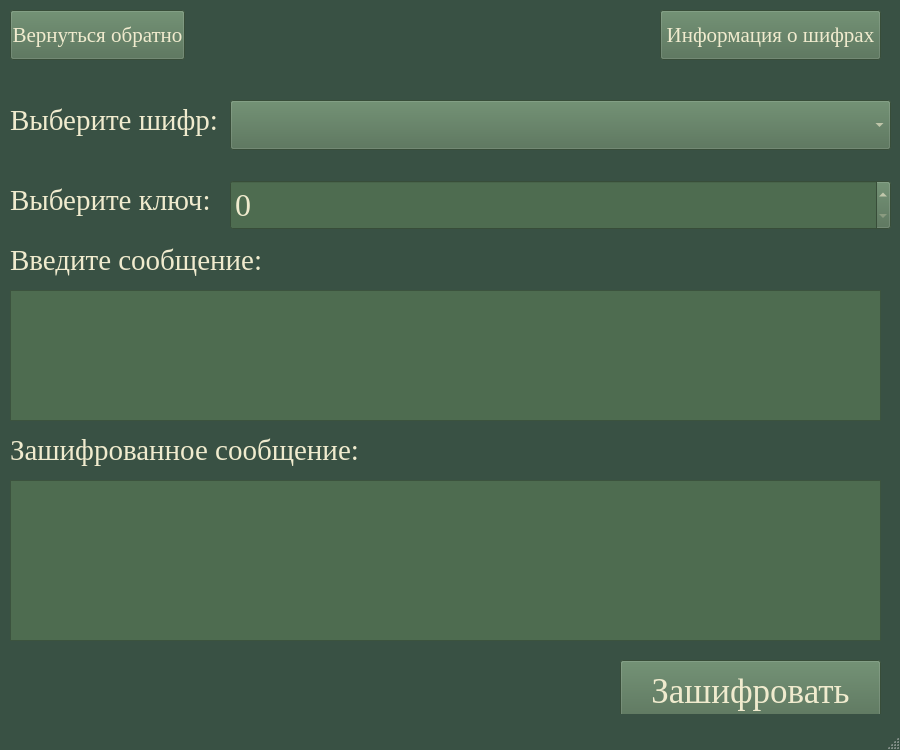
<?xml version="1.0" encoding="UTF-8"?>
<ui version="4.0">
 <class>MainWindow</class>
 <widget class="QMainWindow" name="MainWindow">
  <property name="geometry">
   <rect>
    <x>0</x>
    <y>0</y>
    <width>900</width>
    <height>750</height>
   </rect>
  </property>
  <property name="palette">
   <palette>
    <active>
     <colorrole role="WindowText">
      <brush brushstyle="SolidPattern">
       <color alpha="255">
        <red>240</red>
        <green>235</green>
        <blue>206</blue>
       </color>
      </brush>
     </colorrole>
     <colorrole role="Base">
      <brush brushstyle="SolidPattern">
       <color alpha="255">
        <red>255</red>
        <green>255</green>
        <blue>255</blue>
       </color>
      </brush>
     </colorrole>
     <colorrole role="Window">
      <brush brushstyle="SolidPattern">
       <color alpha="255">
        <red>57</red>
        <green>81</green>
        <blue>68</blue>
       </color>
      </brush>
     </colorrole>
    </active>
    <inactive>
     <colorrole role="WindowText">
      <brush brushstyle="SolidPattern">
       <color alpha="255">
        <red>240</red>
        <green>235</green>
        <blue>206</blue>
       </color>
      </brush>
     </colorrole>
     <colorrole role="Base">
      <brush brushstyle="SolidPattern">
       <color alpha="255">
        <red>255</red>
        <green>255</green>
        <blue>255</blue>
       </color>
      </brush>
     </colorrole>
     <colorrole role="Window">
      <brush brushstyle="SolidPattern">
       <color alpha="255">
        <red>57</red>
        <green>81</green>
        <blue>68</blue>
       </color>
      </brush>
     </colorrole>
    </inactive>
    <disabled>
     <colorrole role="WindowText">
      <brush brushstyle="SolidPattern">
       <color alpha="255">
        <red>120</red>
        <green>120</green>
        <blue>120</blue>
       </color>
      </brush>
     </colorrole>
     <colorrole role="Base">
      <brush brushstyle="SolidPattern">
       <color alpha="255">
        <red>57</red>
        <green>81</green>
        <blue>68</blue>
       </color>
      </brush>
     </colorrole>
     <colorrole role="Window">
      <brush brushstyle="SolidPattern">
       <color alpha="255">
        <red>57</red>
        <green>81</green>
        <blue>68</blue>
       </color>
      </brush>
     </colorrole>
    </disabled>
   </palette>
  </property>
  <property name="font">
   <font>
    <family>Times New Roman</family>
    <pointsize>20</pointsize>
   </font>
  </property>
  <property name="windowTitle">
   <string>Шифрование</string>
  </property>
  <widget class="QWidget" name="centralwidget">
   <widget class="QLabel" name="label">
    <property name="geometry">
     <rect>
      <x>10</x>
      <y>100</y>
      <width>211</width>
      <height>40</height>
     </rect>
    </property>
    <property name="font">
     <font>
      <family>Times New Roman</family>
      <pointsize>22</pointsize>
     </font>
    </property>
    <property name="text">
     <string>Выберите шифр:</string>
    </property>
   </widget>
   <widget class="QLabel" name="label_2">
    <property name="geometry">
     <rect>
      <x>10</x>
      <y>240</y>
      <width>302</width>
      <height>40</height>
     </rect>
    </property>
    <property name="font">
     <font>
      <family>Times New Roman</family>
      <pointsize>22</pointsize>
     </font>
    </property>
    <property name="text">
     <string>Введите сообщение:</string>
    </property>
   </widget>
   <widget class="QPlainTextEdit" name="plainTextEdit">
    <property name="geometry">
     <rect>
      <x>10</x>
      <y>290</y>
      <width>871</width>
      <height>131</height>
     </rect>
    </property>
    <property name="font">
     <font>
      <family>Times New Roman</family>
      <pointsize>22</pointsize>
     </font>
    </property>
    <property name="styleSheet">
     <string notr="true">background-color: rgb(78, 108, 80); 
color: rgb(240, 235, 206);</string>
    </property>
    <property name="plainText">
     <string/>
    </property>
   </widget>
   <widget class="QPushButton" name="pushButton">
    <property name="geometry">
     <rect>
      <x>10</x>
      <y>10</y>
      <width>175</width>
      <height>50</height>
     </rect>
    </property>
    <property name="palette">
     <palette>
      <active>
       <colorrole role="WindowText">
        <brush brushstyle="SolidPattern">
         <color alpha="255">
          <red>240</red>
          <green>235</green>
          <blue>206</blue>
         </color>
        </brush>
       </colorrole>
       <colorrole role="Button">
        <brush brushstyle="SolidPattern">
         <color alpha="255">
          <red>78</red>
          <green>108</green>
          <blue>80</blue>
         </color>
        </brush>
       </colorrole>
       <colorrole role="Text">
        <brush brushstyle="SolidPattern">
         <color alpha="255">
          <red>240</red>
          <green>235</green>
          <blue>206</blue>
         </color>
        </brush>
       </colorrole>
       <colorrole role="ButtonText">
        <brush brushstyle="SolidPattern">
         <color alpha="255">
          <red>240</red>
          <green>235</green>
          <blue>206</blue>
         </color>
        </brush>
       </colorrole>
       <colorrole role="Base">
        <brush brushstyle="SolidPattern">
         <color alpha="255">
          <red>78</red>
          <green>108</green>
          <blue>80</blue>
         </color>
        </brush>
       </colorrole>
       <colorrole role="Window">
        <brush brushstyle="SolidPattern">
         <color alpha="255">
          <red>78</red>
          <green>108</green>
          <blue>80</blue>
         </color>
        </brush>
       </colorrole>
       <colorrole role="PlaceholderText">
        <brush brushstyle="NoBrush">
         <color alpha="128">
          <red>240</red>
          <green>235</green>
          <blue>206</blue>
         </color>
        </brush>
       </colorrole>
      </active>
      <inactive>
       <colorrole role="WindowText">
        <brush brushstyle="SolidPattern">
         <color alpha="255">
          <red>240</red>
          <green>235</green>
          <blue>206</blue>
         </color>
        </brush>
       </colorrole>
       <colorrole role="Button">
        <brush brushstyle="SolidPattern">
         <color alpha="255">
          <red>78</red>
          <green>108</green>
          <blue>80</blue>
         </color>
        </brush>
       </colorrole>
       <colorrole role="Text">
        <brush brushstyle="SolidPattern">
         <color alpha="255">
          <red>240</red>
          <green>235</green>
          <blue>206</blue>
         </color>
        </brush>
       </colorrole>
       <colorrole role="ButtonText">
        <brush brushstyle="SolidPattern">
         <color alpha="255">
          <red>240</red>
          <green>235</green>
          <blue>206</blue>
         </color>
        </brush>
       </colorrole>
       <colorrole role="Base">
        <brush brushstyle="SolidPattern">
         <color alpha="255">
          <red>78</red>
          <green>108</green>
          <blue>80</blue>
         </color>
        </brush>
       </colorrole>
       <colorrole role="Window">
        <brush brushstyle="SolidPattern">
         <color alpha="255">
          <red>78</red>
          <green>108</green>
          <blue>80</blue>
         </color>
        </brush>
       </colorrole>
       <colorrole role="PlaceholderText">
        <brush brushstyle="NoBrush">
         <color alpha="128">
          <red>240</red>
          <green>235</green>
          <blue>206</blue>
         </color>
        </brush>
       </colorrole>
      </inactive>
      <disabled>
       <colorrole role="WindowText">
        <brush brushstyle="SolidPattern">
         <color alpha="255">
          <red>240</red>
          <green>235</green>
          <blue>206</blue>
         </color>
        </brush>
       </colorrole>
       <colorrole role="Button">
        <brush brushstyle="SolidPattern">
         <color alpha="255">
          <red>78</red>
          <green>108</green>
          <blue>80</blue>
         </color>
        </brush>
       </colorrole>
       <colorrole role="Text">
        <brush brushstyle="SolidPattern">
         <color alpha="255">
          <red>240</red>
          <green>235</green>
          <blue>206</blue>
         </color>
        </brush>
       </colorrole>
       <colorrole role="ButtonText">
        <brush brushstyle="SolidPattern">
         <color alpha="255">
          <red>240</red>
          <green>235</green>
          <blue>206</blue>
         </color>
        </brush>
       </colorrole>
       <colorrole role="Base">
        <brush brushstyle="SolidPattern">
         <color alpha="255">
          <red>78</red>
          <green>108</green>
          <blue>80</blue>
         </color>
        </brush>
       </colorrole>
       <colorrole role="Window">
        <brush brushstyle="SolidPattern">
         <color alpha="255">
          <red>78</red>
          <green>108</green>
          <blue>80</blue>
         </color>
        </brush>
       </colorrole>
       <colorrole role="PlaceholderText">
        <brush brushstyle="NoBrush">
         <color alpha="128">
          <red>240</red>
          <green>235</green>
          <blue>206</blue>
         </color>
        </brush>
       </colorrole>
      </disabled>
     </palette>
    </property>
    <property name="font">
     <font>
      <family>Times New Roman</family>
      <pointsize>16</pointsize>
     </font>
    </property>
    <property name="styleSheet">
     <string notr="true">color: rgb(240, 235, 206);
background-color: rgb(78, 108, 80);</string>
    </property>
    <property name="text">
     <string>Вернуться обратно</string>
    </property>
   </widget>
   <widget class="QPushButton" name="pushButton_2">
    <property name="geometry">
     <rect>
      <x>620</x>
      <y>660</y>
      <width>261</width>
      <height>61</height>
     </rect>
    </property>
    <property name="palette">
     <palette>
      <active>
       <colorrole role="WindowText">
        <brush brushstyle="SolidPattern">
         <color alpha="255">
          <red>240</red>
          <green>235</green>
          <blue>206</blue>
         </color>
        </brush>
       </colorrole>
       <colorrole role="Button">
        <brush brushstyle="SolidPattern">
         <color alpha="255">
          <red>78</red>
          <green>108</green>
          <blue>80</blue>
         </color>
        </brush>
       </colorrole>
       <colorrole role="Text">
        <brush brushstyle="SolidPattern">
         <color alpha="255">
          <red>240</red>
          <green>235</green>
          <blue>206</blue>
         </color>
        </brush>
       </colorrole>
       <colorrole role="ButtonText">
        <brush brushstyle="SolidPattern">
         <color alpha="255">
          <red>240</red>
          <green>235</green>
          <blue>206</blue>
         </color>
        </brush>
       </colorrole>
       <colorrole role="Base">
        <brush brushstyle="SolidPattern">
         <color alpha="255">
          <red>78</red>
          <green>108</green>
          <blue>80</blue>
         </color>
        </brush>
       </colorrole>
       <colorrole role="Window">
        <brush brushstyle="SolidPattern">
         <color alpha="255">
          <red>78</red>
          <green>108</green>
          <blue>80</blue>
         </color>
        </brush>
       </colorrole>
       <colorrole role="PlaceholderText">
        <brush brushstyle="NoBrush">
         <color alpha="128">
          <red>240</red>
          <green>235</green>
          <blue>206</blue>
         </color>
        </brush>
       </colorrole>
      </active>
      <inactive>
       <colorrole role="WindowText">
        <brush brushstyle="SolidPattern">
         <color alpha="255">
          <red>240</red>
          <green>235</green>
          <blue>206</blue>
         </color>
        </brush>
       </colorrole>
       <colorrole role="Button">
        <brush brushstyle="SolidPattern">
         <color alpha="255">
          <red>78</red>
          <green>108</green>
          <blue>80</blue>
         </color>
        </brush>
       </colorrole>
       <colorrole role="Text">
        <brush brushstyle="SolidPattern">
         <color alpha="255">
          <red>240</red>
          <green>235</green>
          <blue>206</blue>
         </color>
        </brush>
       </colorrole>
       <colorrole role="ButtonText">
        <brush brushstyle="SolidPattern">
         <color alpha="255">
          <red>240</red>
          <green>235</green>
          <blue>206</blue>
         </color>
        </brush>
       </colorrole>
       <colorrole role="Base">
        <brush brushstyle="SolidPattern">
         <color alpha="255">
          <red>78</red>
          <green>108</green>
          <blue>80</blue>
         </color>
        </brush>
       </colorrole>
       <colorrole role="Window">
        <brush brushstyle="SolidPattern">
         <color alpha="255">
          <red>78</red>
          <green>108</green>
          <blue>80</blue>
         </color>
        </brush>
       </colorrole>
       <colorrole role="PlaceholderText">
        <brush brushstyle="NoBrush">
         <color alpha="128">
          <red>240</red>
          <green>235</green>
          <blue>206</blue>
         </color>
        </brush>
       </colorrole>
      </inactive>
      <disabled>
       <colorrole role="WindowText">
        <brush brushstyle="SolidPattern">
         <color alpha="255">
          <red>240</red>
          <green>235</green>
          <blue>206</blue>
         </color>
        </brush>
       </colorrole>
       <colorrole role="Button">
        <brush brushstyle="SolidPattern">
         <color alpha="255">
          <red>78</red>
          <green>108</green>
          <blue>80</blue>
         </color>
        </brush>
       </colorrole>
       <colorrole role="Text">
        <brush brushstyle="SolidPattern">
         <color alpha="255">
          <red>240</red>
          <green>235</green>
          <blue>206</blue>
         </color>
        </brush>
       </colorrole>
       <colorrole role="ButtonText">
        <brush brushstyle="SolidPattern">
         <color alpha="255">
          <red>240</red>
          <green>235</green>
          <blue>206</blue>
         </color>
        </brush>
       </colorrole>
       <colorrole role="Base">
        <brush brushstyle="SolidPattern">
         <color alpha="255">
          <red>78</red>
          <green>108</green>
          <blue>80</blue>
         </color>
        </brush>
       </colorrole>
       <colorrole role="Window">
        <brush brushstyle="SolidPattern">
         <color alpha="255">
          <red>78</red>
          <green>108</green>
          <blue>80</blue>
         </color>
        </brush>
       </colorrole>
       <colorrole role="PlaceholderText">
        <brush brushstyle="NoBrush">
         <color alpha="128">
          <red>240</red>
          <green>235</green>
          <blue>206</blue>
         </color>
        </brush>
       </colorrole>
      </disabled>
     </palette>
    </property>
    <property name="font">
     <font>
      <family>Times New Roman</family>
      <pointsize>26</pointsize>
     </font>
    </property>
    <property name="styleSheet">
     <string notr="true">color: rgb(240, 235, 206);
background-color: rgb(78, 108, 80);</string>
    </property>
    <property name="text">
     <string>Зашифровать</string>
    </property>
   </widget>
   <widget class="QLabel" name="label_3">
    <property name="geometry">
     <rect>
      <x>10</x>
      <y>180</y>
      <width>211</width>
      <height>40</height>
     </rect>
    </property>
    <property name="font">
     <font>
      <family>Times New Roman</family>
      <pointsize>22</pointsize>
     </font>
    </property>
    <property name="text">
     <string>Выберите ключ:</string>
    </property>
   </widget>
   <widget class="QSpinBox" name="spinBox">
    <property name="geometry">
     <rect>
      <x>230</x>
      <y>180</y>
      <width>661</width>
      <height>50</height>
     </rect>
    </property>
    <property name="font">
     <font>
      <family>Times New Roman</family>
      <pointsize>24</pointsize>
     </font>
    </property>
    <property name="styleSheet">
     <string notr="true">background-color: rgb(78, 108, 80); 
color: rgb(240, 235, 206);</string>
    </property>
   </widget>
   <widget class="QPlainTextEdit" name="plainTextEdit_2">
    <property name="enabled">
     <bool>true</bool>
    </property>
    <property name="geometry">
     <rect>
      <x>10</x>
      <y>480</y>
      <width>871</width>
      <height>161</height>
     </rect>
    </property>
    <property name="font">
     <font>
      <family>Times New Roman</family>
      <pointsize>22</pointsize>
     </font>
    </property>
    <property name="styleSheet">
     <string notr="true">background-color: rgb(78, 108, 80); 
color: rgb(240, 235, 206);</string>
    </property>
    <property name="plainText">
     <string/>
    </property>
   </widget>
   <widget class="QLabel" name="label_4">
    <property name="geometry">
     <rect>
      <x>10</x>
      <y>430</y>
      <width>421</width>
      <height>40</height>
     </rect>
    </property>
    <property name="font">
     <font>
      <family>Times New Roman</family>
      <pointsize>22</pointsize>
     </font>
    </property>
    <property name="text">
     <string>Зашифрованное сообщение:</string>
    </property>
   </widget>
   <widget class="QPushButton" name="pushButton_3">
    <property name="geometry">
     <rect>
      <x>660</x>
      <y>10</y>
      <width>221</width>
      <height>50</height>
     </rect>
    </property>
    <property name="font">
     <font>
      <family>Times New Roman</family>
      <pointsize>16</pointsize>
     </font>
    </property>
    <property name="styleSheet">
     <string notr="true">color: rgb(240, 235, 206);
background-color: rgb(78, 108, 80);</string>
    </property>
    <property name="text">
     <string>Информация о шифрах</string>
    </property>
   </widget>
   <widget class="QComboBox" name="comboBox">
    <property name="geometry">
     <rect>
      <x>230</x>
      <y>100</y>
      <width>661</width>
      <height>50</height>
     </rect>
    </property>
    <property name="font">
     <font>
      <family>Times New Roman</family>
      <pointsize>24</pointsize>
     </font>
    </property>
    <property name="styleSheet">
     <string notr="true">background-color: rgb(78, 108, 80); 
color: rgb(240, 235, 206);</string>
    </property>
   </widget>
  </widget>
  <widget class="QMenuBar" name="menubar">
   <property name="geometry">
    <rect>
     <x>0</x>
     <y>0</y>
     <width>900</width>
     <height>37</height>
    </rect>
   </property>
  </widget>
  <widget class="QStatusBar" name="statusbar"/>
 </widget>
 <resources/>
 <connections/>
</ui>
